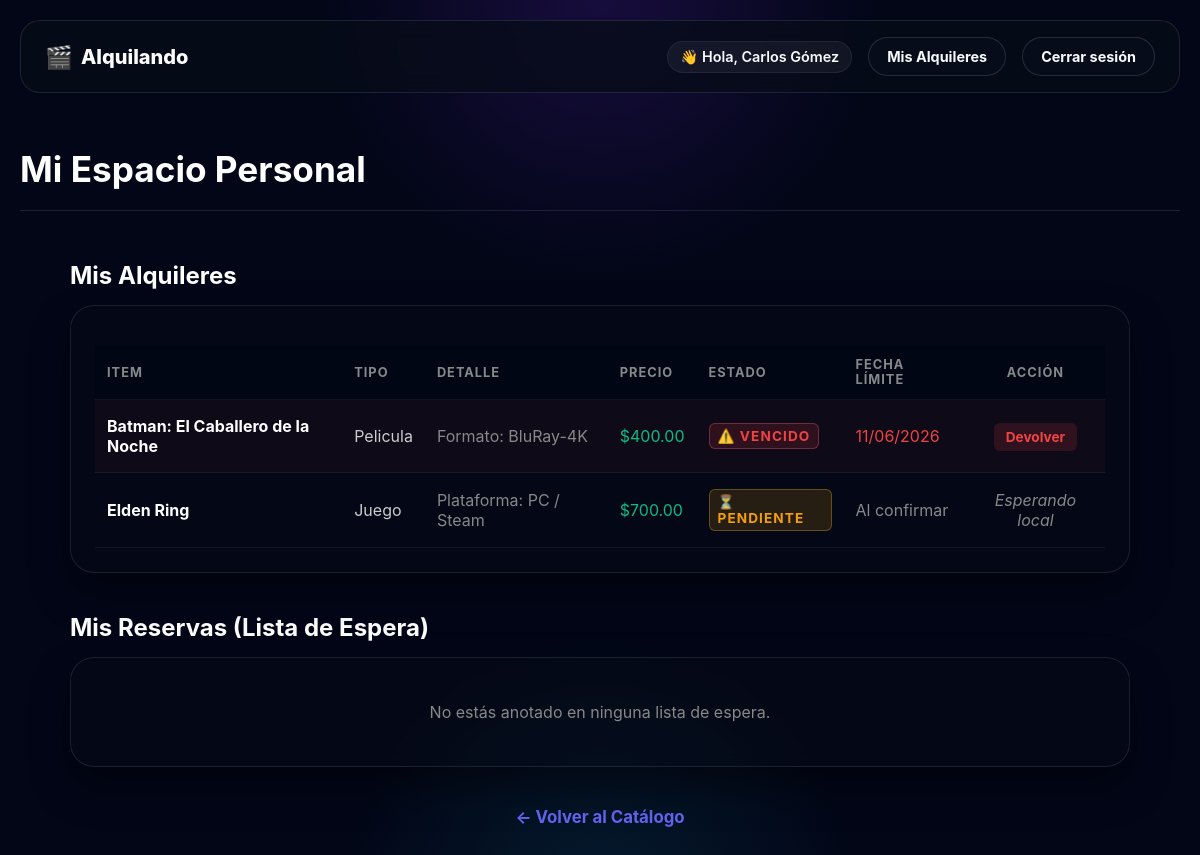
/mis-alquileres (signed in), run on the app's committed database.
### app.py (models this page shows, shortened)
class Usuario(db.Model):
    __tablename__ = 'usuarios'
    id = db.Column(db.Integer, primary_key=True)
    nombre = db.Column(db.String(100), nullable=False)
    email = db.Column(db.String(100), unique=True, nullable=False)
    password = db.Column(db.String(100), nullable=False)
    rol = db.Column(db.String(20), default='cliente')
    bloqueado = db.Column(db.Boolean, default=False)
    activo = db.Column(db.Boolean, default=False)
    alquileres = db.relationship('ProductoAlquiler', backref='usuario', lazy=True)
    reservas_solicitadas = db.relationship('ProductoAlquiler', secondary=lista_espera, backref=db.backref('en_espera', lazy=True))
    @classmethod
    def buscar_por_id(cls, usuario_id):
        return cls.query.get(usuario_id)

class ProductoAlquiler(db.Model):
    __tablename__ = 'productos_alquiler'
    id = db.Column(db.Integer, primary_key=True)
    titulo = db.Column(db.String(100), nullable=False)
    genero = db.Column(db.String(50), nullable=True)
    alquilado = db.Column(db.Boolean, default=False)
    precio_alquiler = db.Column(db.Float, nullable=False)
    stock = db.Column(db.Integer, default=1)
    imagen = db.Column(db.String(100), default='default.jpg')
    contador_alquileres = db.Column(db.Integer, default=0)
    tipo_producto = db.Column(db.String(50))
    usuario_id = db.Column(db.Integer, db.ForeignKey('usuarios.id'), nullable=True)
    fecha_alquiler = db.Column(db.DateTime, nullable=True)
    fecha_vencimiento = db.Column(db.DateTime, nullable=True)
    estado = db.Column(db.String(30), default='disponible')
    __mapper_args__ = {
        'polymorphic_on': tipo_producto,
        'polymorphic_identity': 'producto_generico'
    }
    def esta_vencido(self):
        if self.fecha_vencimiento and datetime.now() > self.fecha_vencimiento:
            return True
        return False

### app.py (the view)
@app.route('/mis-alquileres')
def mis_alquileres():
    if 'usuario_id' not in session:
        return redirect(url_for('login'))
    usuario_actual = Usuario.buscar_por_id(session['usuario_id'])
    return render_template('mis_alquileres.html', alquileres=usuario_actual.alquileres, reservas=usuario_actual.reservas_solicitadas)

### app.py (called while the page is built)
    def obtener_especifico(self):
        return f"Formato: {self.formato}" if self.formato else "Sin formato"

    def obtener_especifico(self):
        return f"Plataforma: {self.plataforma}" if self.plataforma else "Sin plataforma"

### templates/mis_alquileres.html (shortened to what this page needs)
{% extends 'base.html' %}
{% block content %}
<section class="pantalla-principal" style="padding: 20px 0; border-bottom: 1px solid var(--border, #333); margin-bottom: 30px;">
    <h1 style="font-size: 2.2rem; color: #fff; margin: 10px 0 0 0;">Mi Espacio Personal</h1>
</section>
<main class="catalogo" style="max-width: 1100px; margin: 0 auto; padding: 0 20px;">
    <h2 class="subtitulo-seccion" style="font-size: 1.5rem; margin-bottom: 15px; color: #fff;">Mis Alquileres</h2>
    <div class="auth-container" style="max-width: 100%; padding: 24px; margin-bottom: 40px;">
        {% if alquileres %}
            <table class="tabla-panel tabla-cliente" style="width: 100%; border-collapse: collapse; text-align: left;">
                <thead>
                    <tr style="border-bottom: 1px solid #333;">
                        <th style="padding: 12px; color: #888;">Item</th>
                        <th style="padding: 12px; color: #888;">Tipo</th>
                        <th style="padding: 12px; color: #888;">Detalle</th>
                        <th style="padding: 12px; color: #888;">Precio</th>
                        <th style="padding: 12px; color: #888;">Estado</th>
                        <th style="padding: 12px; color: #888;">Fecha Límite</th>
                        <th style="padding: 12px; color: #888; text-align: center;">Acción</th>
                    </tr>
                </thead>
                <tbody>
                    {% for a in alquileres %}
                        {% set vencido = a.esta_vencido() %}
                        <tr {% if vencido %}style="background: rgba(255,68,68,0.04);"{% endif %} style="border-bottom: 1px solid rgba(255,255,255,0.05);">
                            <td style="padding: 16px 12px; font-weight: bold; color: #fff;">{{ a.titulo }}</td>
                            <td class="texto-claro" style="padding: 16px 12px; text-transform: capitalize; color: #ccc;">{{ a.tipo_producto }}</td>
                            <td class="texto-gris" style="padding: 16px 12px; color: #888;">{{ a.obtener_especifico() }}</td>
                            <td class="texto-verde" style="padding: 16px 12px; color: #10b981;">${{ "%.2f"|format(a.precio_alquiler) }}</td>
                            <td style="padding: 16px 12px;">
                                {% if a.estado == 'pendiente' %}
                                    <span class="badge pendiente" style="background: rgba(245,158,11,0.15); color: #f59e0b; padding: 4px 8px; border-radius: 6px; font-size: 0.85rem;">⏳ Pendiente</span>
                                {% elif a.estado == 'activo' and vencido %}
                                    <span class="badge vencido" style="background: rgba(239,68,68,0.15); color: #ef4444; padding: 4px 8px; border-radius: 6px; font-size: 0.85rem;">⚠️ Vencido</span>
                                {% elif a.estado == 'activo' %}
                                    <span class="badge alquiler-ok" style="background: rgba(16,185,129,0.15); color: #10b981; padding: 4px 8px; border-radius: 6px; font-size: 0.85rem;">✔ Activo</span>
                                {% elif a.estado == 'dev_pendiente' %}
                                    <span class="badge dev-pendiente" style="background: rgba(59,130,246,0.15); color: #3b82f6; padding: 4px 8px; border-radius: 6px; font-size: 0.85rem;">📦 En proceso</span>
                                {% endif %}
                            </td>
                            <td style="padding: 16px 12px;">
                                {% if a.estado == 'pendiente' %}
                                    <span class="texto-gris" style="color: #888;">Al confirmar</span>
                                {% elif a.fecha_vencimiento %}
                                    <span style="color: {% if vencido %}#ef4444{% else %}#ccc{% endif %};">
                                        {{ a.fecha_vencimiento.strftime('%d/%m/%Y') }}
                                    </span>
                                {% else %}
                                    <span class="texto-gris" style="color: #888;">—</span>
                                {% endif %}
                            </td>
                            <td style="padding: 16px 12px; text-align: center;">
                                {% if a.estado == 'pendiente' %}
                                    <span class="texto-gris" style="font-style: italic; color: #888;">Esperando local</span>
                                {% elif a.estado == 'activo' %}
                                    <a href="{{ url_for('devolver_item', prod_id=a.id) }}"
                                       onclick="return confirm('¿Confirmás que ya devolviste \'{{ a.titulo }}\'? El local verificará la recepción.');"
                                       style="background: rgba(239,68,68,0.15); color: #ef4444; padding: 6px 12px; border-radius: 6px; text-decoration: none; font-size: 0.85rem; font-weight: bold;">
                                        Devolver
                                    </a>
                                {% elif a.estado == 'dev_pendiente' %}
                                    <span style="font-style: italic; color: #3b82f6; font-size: 0.85rem;">Verificando...</span>
                                {% endif %}
                            </td>
                        </tr>
                    {% endfor %}
                </tbody>
            </table>
        {% else %}
            <p class="texto-vacio" style="color: #888; text-align: center; padding: 20px 0; margin: 0;">No tenés ningún alquiler activo en este momento.</p>
        {% endif %}
    </div>
    <h2 class="subtitulo-seccion" style="font-size: 1.5rem; margin-bottom: 15px; color: #fff;">Mis Reservas (Lista de Espera)</h2>
    <div class="auth-container" style="max-width: 100%; padding: 24px; margin-bottom: 40px;">
        {% if reservas %}
            <table class="tabla-panel tabla-cliente" style="width: 100%; border-collapse: collapse; text-align: left;">
                <thead>
                    <tr style="border-bottom: 1px solid #333;">
                        <th style="padding: 12px; color: #888;">Item</th>
                        <th style="padding: 12px; color: #888;">Tipo</th>
                        <th style="padding: 12px; color: #888;">Detalle</th>
                        <th style="padding: 12px; color: #888; text-align: center;">Acción</th>
                    </tr>
                </thead>
                <tbody>
                    {% for r in reservas %}
                        <tr style="border-bottom: 1px solid rgba(255,255,255,0.05);">
                            <td style="padding: 16px 12px; font-weight: bold; color: #fff;">{{ r.titulo }}</td>
                            <td class="texto-claro" style="padding: 16px 12px; text-transform: capitalize; color: #ccc;">{{ r.tipo_producto }}</td>
                            <td class="texto-gris" style="padding: 16px 12px; color: #888;">{{ r.obtener_especifico() }}</td>
                            <td style="padding: 16px 12px; text-align: center;">
                                <a href="{{ url_for('cancelar_reserva', prod_id=r.id) }}"
                                   style="background: rgba(245,158,11,0.15); color: #f59e0b; padding: 6px 12px; border-radius: 6px; text-decoration: none; font-size: 0.85rem; font-weight: bold;">
                                    Cancelar
                                </a>
                            </td>
                        </tr>
                    {% endfor %}
                </tbody>
            </table>
        {% else %}
            <p class="texto-vacio" style="color: #888; text-align: center; padding: 20px 0; margin: 0;">No estás anotado en ninguna lista de espera.</p>
        {% endif %}
    </div>
    <div style="text-align: center; margin-bottom: 50px;">
        <a href="{{ url_for('inicio') }}" style="color: #6366f1; text-decoration: none; font-weight: bold; font-size: 1.05rem;">← Volver al Catálogo</a>
</main>
{% endblock %}

### templates/base.html (shortened to what this page needs)
<!DOCTYPE html>
<html lang="es">
<head>
    <link rel="stylesheet" href="{{ url_for('static', filename='estilos.css') }}">
    <link rel="stylesheet" href="https://cdnjs.cloudflare.com/ajax/libs/font-awesome/6.0.0/css/all.min.css">
</head>
<body class="page-body">
    <div class="page-shell">
        <header class="site-header">
            <a class="brand" href="{{ url_for('inicio') }}">
                <span class="brand-mark">🎬</span>
                <span class="brand-text">Alquilando</span>
            </a>
            <div class="auth-actions">
                {% if session.get('usuario_nombre') %}
                    <div class="user-pill">👋 Hola, {{ session['usuario_nombre'] }}</div>
                    <a class="btn btn-secondary" href="{{ url_for('mis_alquileres') }}">Mis Alquileres</a>
                    <a class="btn btn-secondary" href="{{ url_for('logout') }}">Cerrar sesión</a>
                {% else %}
                    <a class="btn btn-secondary" href="{{ url_for('login') }}">Iniciar sesión</a>
                    <a class="btn btn-primary" href="{{ url_for('registro') }}">Registrarse</a>
                {% endif %}
            </div>
        </header>
        <main class="main-content">
            {% block content %}{% endblock %}
        </main>
    </div>
</body>
</html>

### static/estilos.css (style rules this page uses)
* { box-sizing: border-box; }
:root { --bg-main: #020617; --bg-soft: rgba(8, 15, 29, 0.78); --panel: rgba(7, 12, 24, 0.7); --panel-strong: rgba(7, 12, 24, 0.9); --border: rgba(148, 163, 184, 0.16); --border-soft: rgba(148, 163, 184, 0.1); --text-main: #f8fafc; --text-muted: #a5b4d1; --accent: #8b5cf6; --accent-strong: #6d28d9; --accent-soft: rgba(139, 92, 246, 0.22); --success: #22c55e; --warning: #fbbf24; --danger: #fb7185; --shadow: 0 24px 80px rgba(0, 0, 0, 0.38); }
body { margin: 0; min-height: 100vh; font-family: Inter, system-ui, -apple-system, BlinkMacSystemFont, "Segoe UI", sans-serif; color: var(--text-main); background: radial-gradient(circle at top, rgba(91, 33, 182, 0.24), transparent 26%), radial-gradient(circle at bottom, rgba(14, 116, 144, 0.18), transparent 24%), var(--bg-main); }
body, h1, h2, h3, p { margin: 0; }
a { color: var(--text-main); text-decoration: none; transition: opacity 0.2s; }
.page-shell { max-width: 1280px; margin: 0 auto; padding: 20px; }
.main-content { display: flex; flex-direction: column; gap: 20px; }
.btn { display: inline-flex; align-items: center; justify-content: center; padding: 10px 18px; border-radius: 999px; border: 1px solid transparent; font-weight: 700; cursor: pointer; text-decoration: none; font-size: 0.9rem; transition: transform 0.2s ease, box-shadow 0.2s ease, border-color 0.2s ease; }
.btn-secondary { background: rgba(8, 15, 29, 0.72); color: var(--text-main); border-color: rgba(148, 163, 184, 0.2); }
.tabla-panel { width: 100%; border-collapse: collapse; margin-top: 15px; color: var(--text-main); }
.tabla-panel th, .tabla-panel td { padding: 12px; text-align: left; border-bottom: 1px solid var(--border-soft); vertical-align: middle; }
.tabla-panel th { background: rgba(2, 6, 23, 0.85); color: var(--text-muted); font-weight: bold; font-size: 0.8rem; text-transform: uppercase; letter-spacing: 1px; }
.tabla-cliente th, .tabla-cliente td { padding: 15px 10px; }
.badge { display: inline-flex; align-items: center; padding: 4px 10px; border-radius: 999px; font-size: 0.68rem; font-weight: bold; text-transform: uppercase; letter-spacing: 0.08em; }
.badge.pendiente { background: rgba(251, 191, 36, 0.15); color: var(--warning); border: 1px solid rgba(251, 191, 36, 0.3); }
.badge.vencido { background: rgba(251, 113, 133, 0.15); color: var(--danger); border: 1px solid rgba(251, 113, 133, 0.3); }
.site-header { display: flex; justify-content: space-between; align-items: center; padding: 16px 24px; background: rgba(7, 12, 24, 0.75); border: 1px solid var(--border); border-radius: 20px; backdrop-filter: blur(12px); margin-bottom: 20px; }
.brand { display: flex; align-items: center; gap: 8px; font-size: 1.25rem; font-weight: 800; color: #fff; }
.brand-mark { font-size: 1.4rem; }
.auth-actions { display: flex; align-items: center; gap: 16px; }
.user-pill { font-size: 0.9rem; color: var(--text-main); font-weight: 600; background: rgba(248, 250, 252, 0.05); padding: 6px 12px; border-radius: 999px; border: 1px solid var(--border-soft); }
.auth-container { background: rgba(7, 12, 24, 0.45); border: 1px solid var(--border, #333); border-radius: 24px; padding: 50px 40px; width: 100%; max-width: 520px; backdrop-filter: blur(8px); box-shadow: 0 20px 40px rgba(0, 0, 0, 0.4); }

### data on the page
Usuario: usuario_nombre "Carlos Gómez"
ProductoAlquiler: titulo "Batman: El Caballero de la Noche", tipo_producto "Pelicula", obtener_especifico "Formato: BluRay-4K", precio_alquiler "400.00", estado "⚠️ VENCIDO", fecha_vencimiento "11/06/2026"
ProductoAlquiler: titulo "Elden Ring", tipo_producto "Juego", obtener_especifico "Plataforma: PC / Steam", precio_alquiler "700.00", estado "⏳ PENDIENTE"
